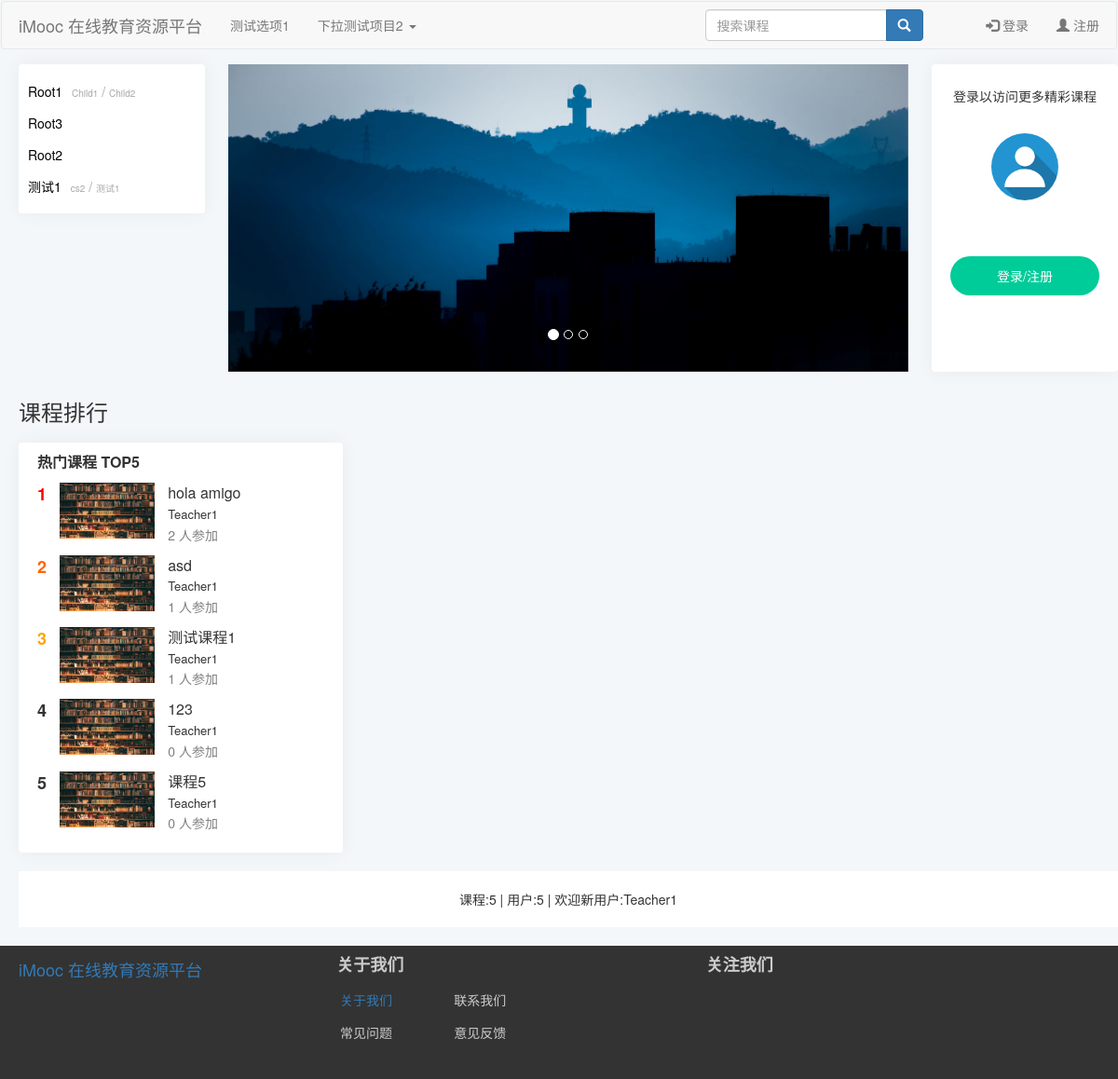
The app's page /, older data.
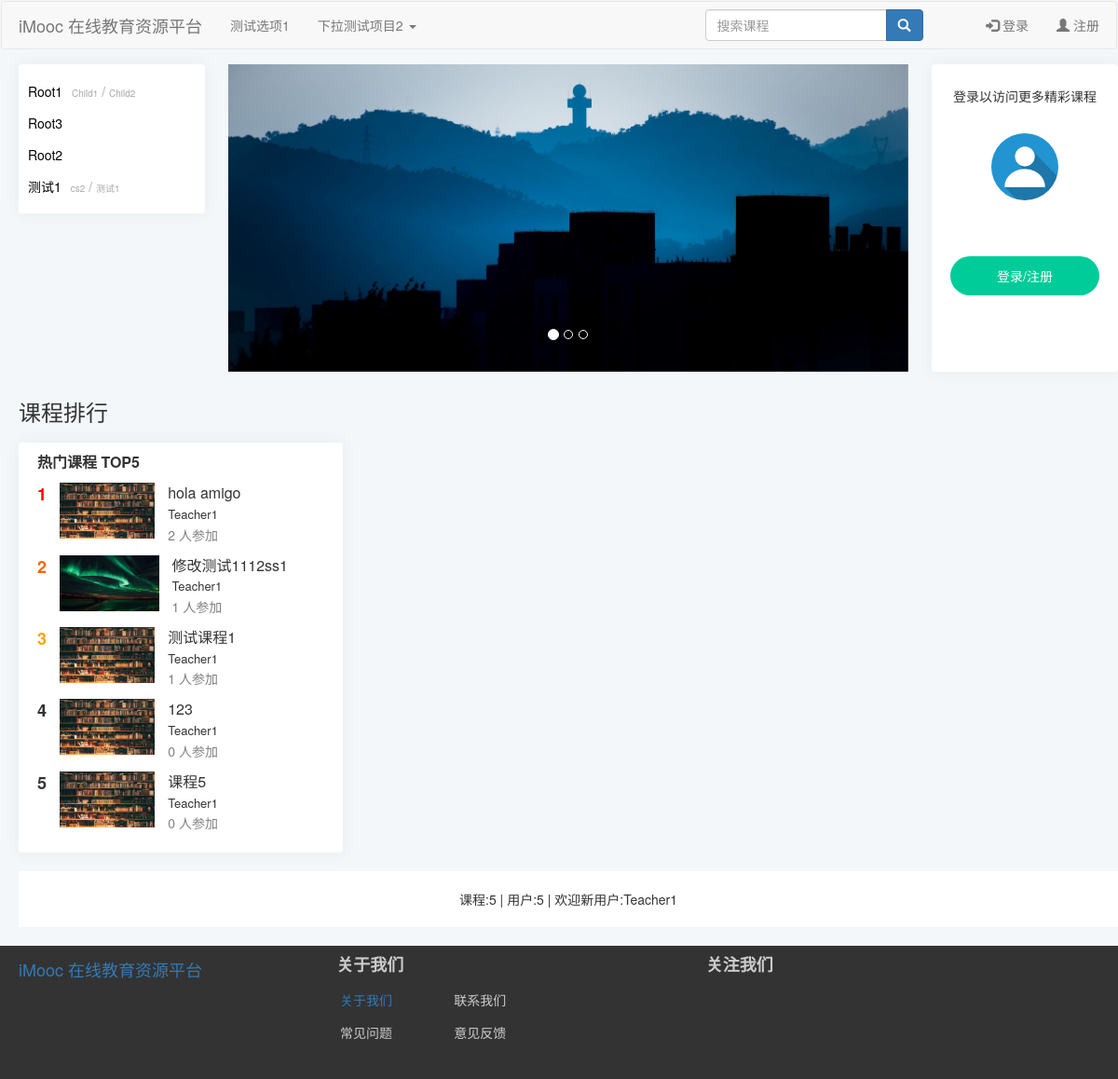
The same page, newer data.
### index/models.py (models this page shows, shortened)
class CourseCategory(models.Model):
    CategoryID = models.AutoField(primary_key=True,verbose_name='分类编号')
    CategoryName = models.CharField(verbose_name='分类名',max_length=64)
    Is_Root = models.BooleanField(verbose_name='根分类',default=True,editable=False)
    DisplayOrder = models.PositiveIntegerField(verbose_name='显示顺序',default=1)
    ParentID = models.ForeignKey(
        'self',
        on_delete=models.CASCADE,
        limit_choices_to={'Is_Root':1},
        null=True,
        blank=True,)
    def __str__(self) -> str:
        return self.CategoryName
    class Meta:
        ordering = ["-CategoryID"]
        verbose_name = '课程分类'
        verbose_name_plural = '课程分类'

class Course(models.Model):
    status = (
        ('1','未开课'),
        ('2','已开课'),
        ('3','已结课'),
    )
    Course_Name = models.CharField(verbose_name="课程名称",max_length=64)
    Course_Teacher = models.ForeignKey(
        'Users',
        on_delete=models.CASCADE,
        limit_choices_to={'access':'teacher'},
        null=True,
        blank=True,
    )
    Course_Info = models.TextField(verbose_name="课程说明",default='暂未设置')
    Course_Goal = models.TextField(verbose_name="课程目标",default='暂未设置')
    Grade_Requirements = models.TextField(verbose_name="成绩要求",default='暂未设置')
    Reference = models.TextField(verbose_name="参考资料",default='暂未设置')
    QA  = models.TextField(verbose_name="常见问题",null=True,blank=True,default='暂未设置')
    Course_Img = models.ImageField(verbose_name="课程图片",null=True,upload_to="Course_Img",blank=True,default='material/defaultCourseImage.jpg')
    Stu_Count = models.PositiveIntegerField(verbose_name="选课人数",default=0)
    Course_Chapter = models.TextField(verbose_name="课程章节",null=True,blank=True,default='[{"title":"New Node","key":"1"}]')
    Course_Category = models.ForeignKey(
        'CourseCategory',
        verbose_name="课程分类",
        on_delete=models.CASCADE,
        limit_choices_to={'Is_Root':0},
        null=True,
        blank=True,)
    View_Count = models.PositiveIntegerField(verbose_name="访问人数",default=0)
    Status = models.CharField(verbose_name="课程状态",max_length=16,choices=status,default='1')
    Starting_Time = models.DateTimeField(verbose_name="开课时间",auto_now_add=True)
    Ending_Time = models.DateTimeField(verbose_name="结课时间")
    class Meta:
        ordering = ["-Starting_Time"]
        verbose_name = '课程'
        verbose_name_plural = '课程'

class Users(models.Model):
    gender = (
        ('male','男'),
        ('female','女'),
        ('default','保密'),
    )
    access = (
        ('banned','封禁用户'),
        ('guest','访客'),
        ('student','学生'),
        ('teacher','教师'),
    )
    profile_picture = models.ImageField(verbose_name='头像',null=True,upload_to='avatar',blank=True,default='avatar/default-profile-picture.jpg')
    name = models.CharField(verbose_name='*用户名',max_length=128,unique=True,null=False)  #昵称
    real_name = models.CharField(verbose_name='真实姓名',max_length=64,null=True,blank=True) #真实姓名
    password = models.CharField(verbose_name='*密码',max_length=256,editable=False) #密码
    email = models.EmailField(verbose_name='*电子邮箱',unique=True)  #邮箱
    phone_number = models.CharField(verbose_name='手机号码',max_length=32,unique=True,null=True,blank=True)   #手机号码
    access = models.CharField(verbose_name='*权限等级',max_length=16,choices=access,default='guest')    #权限级别
    selected_courses = models.ManyToManyField('Course') #已选课程
    sex = models.CharField(verbose_name='*性别',max_length=32,choices=gender,default='default')   #性别
    create_time = models.DateTimeField(verbose_name='账号创建时间',auto_now_add=True)   #创建时间
    is_deleted = models.BooleanField(verbose_name='删除标记',default=False,editable=False) #删除标记
    def __str__(self) -> str:
        return self.name
    class Meta:
        ordering = ["-create_time"]
        verbose_name = '用户'
        verbose_name_plural = '用户'

### index/views.py (the view)
# urls.py: path('',include('index.urls')),
def index(request):
    rootlist,dict=VF.Get_Category()
    userCount,newestUser,courseCount = VF.Get_Website_Info().values() #locals()以字典形式返回所有局部变量，要用values()取出值，否则获取的为key
    recommendCourses = VF.Get_Recommend_Courses()
    return render(request, 'index/indexpage.html',locals())

### index/functions/viewFunction.py (called while the page is built)
def Get_Category(): #获取分类信息
    root = models.CourseCategory.objects.filter(Is_Root=True).order_by('DisplayOrder')
    rootlist=[]
    dict={}
    for i in range(root.count()):
        Child = models.CourseCategory.objects.filter(ParentID=root[i].CategoryID).order_by('DisplayOrder')
        ChildCategory = []
        for j in range(Child.count()):
            ChildCategory.append(str(Child[j]))
        rootlist.append(str(root[i]))
        dict[str(root[i])]=ChildCategory
    return rootlist,dict

def Get_Website_Info(): #获取网站统计数据
    userCount = models.Users.objects.all().count()
    newestUser = models.Users.objects.latest('create_time')
    courseCount = models.Course.objects.all().count()
    return locals() #locals()以字典形式返回所有局部变量

def Get_Recommend_Courses():    #获取课程排行信息
    recommendCourses = models.Course.objects.all().order_by('-Stu_Count')[:5]
    return recommendCourses

### index/templates/index/indexpage.html (shortened to what this page needs)
{% extends 'index/index.html' %}
{% load static %}
{% load threadedcomments_tags %}
    {% block extrastatic %}
    <link rel="stylesheet" type="text/css" href="{% static 'index/css/indexpage.css' %}">
    {% endblock %}
    {% block content %}
    <div class="container">
        <div class="category">
            <div id="category-container">
                {% for root,ChildCategory in dict.items %}
                <div class="content">
                    <a class="header" href="#">{{root}}</a>
                    {% for child in ChildCategory %}
                    <a class="item" href="#">{{child}}</a>
                    {% if not forloop.last %}
                    <p>/</p>
                    {% endif %}
                    {% endfor %}
                </div>
                {% endfor %}
            </div>
        </div>
        <div id="indexCarousel" class="carousel slide" data-ride="carousel">
            <ol class="carousel-indicators">
                <li data-target="#indexCarousel" data-slide-to="0" class="active"></li>
                <li data-target="#indexCarousel" data-slide-to="1"></li>
                <li data-target="#indexCarousel" data-slide-to="2"></li>
            </ol>
            <div class="carousel-inner">
                <div class="item active">
                    <img src="/media/material/AMD04661.jpg" alt="First slide">
                </div>
            </div>
        </div>
        <div class="userInfo">
            <div id="userInfo-container">
                {% if request.session.is_login == True %}
                <div class="avatar">
                    <img class="img-circle img-responsive" src="{{ request.session.avatar }}" width="72" height="72"
                        id="userInfo-avatar" alt="头像">
                </div>
                <div class="username">
                    <p>{{ request.session.user_name }}</p>
                </div>
                {% else %}
                <div class="info1">
                    <p>登录以访问更多精彩课程</p>
                </div>
                <div class="avatar">
                    <img class="img-circle img-responsive" src="/media/avatar/default-profile-picture.jpg" width="72"
                        height="72" id="userInfo-avatar" alt="头像">
                </div>
                <div class="loginRegister">
                    <p>登录/注册</p>
                </div>
                {% endif %}
            </div>
        </div>
    </div>
    <div class="CourseRank Container">
        <div class="CourseRankHeader">
            <h3>
                课程排行
            </h3>
        </div>
        <div class="Most-Popular Container">
            <span class="MPHeader">热门课程 TOP5</span>
            {% for course in recommendCourses %}
            <div class="MPContent">
                <span class="Rank{{forloop.counter}} RankNumber">{{forloop.counter}}</span>
                <img src="{{course.Course_Img.url}}" height="60px" class="courseImage">
                <div class="RankCourseInfo">
                    <p class="courseName">{{course.Course_Name}}</p>
                    <p class="Teacher">{{course.Course_Teacher}}</p>
                    <p class="stuCount">{{course.Stu_Count}} 人参加</p>
                </div>
            </div>
            {% endfor %}
        </div>
    </div>
    <div class="websiteInfo">
        <p>课程:{{courseCount}} | 用户:{{userCount}} | 欢迎新用户:{{newestUser}}</p>
    </div>
    {% endblock %}

### index/templates/index/index.html (shortened to what this page needs)
{% load static %}
<!DOCTYPE html>
<html class="widthauto">
<head>
	<link rel="stylesheet" href="https://cdn.staticfile.org/twitter-bootstrap/3.3.7/css/bootstrap.min.css">
	<link rel="stylesheet" type="text/css" href="{% static 'index/css/index.css' %}">
	{% block extrastatic %}
	{% endblock %}
</head>
<body>
	<div class="navbar head">
		<nav class="navbar navbar-default" role="navigation">
			<div class="container-fluid">
				<div class="navbar-header">
					<a class="navbar-brand" href="/index">iMooc 在线教育资源平台</a>
				</div>
				<div>
					<ul class="nav navbar-nav">
						<li><a href="#">测试选项1</a></li>
						<li class="dropdown">
							<a href="#" class="dropdown-toggle" data-toggle="dropdown">
								下拉测试项目2
								<b class="caret"></b>
							</a>
						</li>
					</ul>
					<div class="nav-right-part">
						<div class="nav-right-search navbar-left" id="nav-right-search">
							<form class="navbar-form" role="form">
								<div class="form-group">
									<div class="input-group">
										<input type="text" class="form-control visible-lg-block visible-md-block"
											placeholder="搜索课程">
										<span class="input-group-btn">
											<button class="btn btn-primary glyphicon glyphicon-search" type="button"
												id="search-btn"></button>
										</span>
									</div>
								</div>
							</form>
						</div>
						<div class="nav-right-login navbar-right" id="nav-right-login">
							{% if request.session.is_login == True %}
							<ul class="nav navbar-nav">
								<li class="dropdown">
									<a href="#" id="user-info" class="dropdown-toggle" data-toggle="dropdown"
										data-hover="dropdown" data-delay="100">
										{{ request.session.user_name }}
										<span class="user-avatar">
											<img class="img-circle img-responsive dropdown"
												src="{{ request.session.avatar }}" alt="" width="35" height="33"
												id="avatar" />
										</span>
									</a>
									<ul class="dropdown-menu" id="user-info-dropdown">
										<li><a href="/setting">设置</a></li>
										<li class="divider"></li>
										<li><a href="/logout/">退出</a></li>
									</ul>
								</li>
							</ul>
							{% else %}
							<ul class="nav navbar-nav">
								<li><a href="/login"><span class="glyphicon glyphicon-log-in"></span> 登录</a></li>
								<li><a href="/register"><span class="glyphicon glyphicon-user"></span> 注册</a></li>
							</ul>
							{% endif %}
						</div>
					</div>
				</div>
			</div>
		</nav>
	</div>
	<div class="container-fluid">
		{% block content %}
		{% endblock %}
	</div>
	<div class="infobar footer">
		<div id="footer">
			<div class="footer-logo">
				<a class="navbar-brand" href="/index">iMooc 在线教育资源平台</a>
			</div>
			<div class="footer-about col-lg-4 col-lg-offset-1">
				<h4 class="col-lg-12"><strong>关于我们</strong></h4>
				<h5 class="col-lg-4"><a href="/aboutus/">&nbsp;关于我们</a></h5>
				<h5 class="col-lg-5">&nbsp;联系我们</h5>
				<h5 class="col-lg-4">&nbsp;常见问题</h5>
				<h5 class="col-lg-5">&nbsp;意见反馈</h5>
			</div>
			<div class="footer-follow col-lg-offset-0 col-lg-2">
				<h4 class="col-lg-12 col-lg-offset-0"><strong>关注我们</strong></h4>
			</div>
		</div>
	</div>
</body>
</html>

### index/static/index/css/index.css (style rules this page uses)
body { background-color: #f3f7f9; }
.container-fluid { margin: 0 auto; width: 1190px; min-width: 1190px; }
.navbar-default { width: auto; }
#nav-right-search { position:relative; left: 280px }
.infobar { position: relative; width: auto; height: 143px; background-color:#333; }
#footer { width: auto; margin: 20px auto; width: 1190px; }
.footer h4 { color: #CCC; }
.footer h5 { color:#CCCCCC; }
#search-btn { position: relative; top: 0px; }

### index/static/index/css/indexpage.css (style rules this page uses)
.container { margin-top:-25px; margin-bottom:30px; margin-left:-15px; min-width:1190px; }
#indexCarousel { position: abs; float: right; right:205px; width: 730px; height: 330px; }
.carousel-inner .item img { width:730px; height: 330px; max-height:330px; }
.category { position: relative; float: left; width: auto; background-color: white; border-radius: 4px; box-shadow: 0 0 20px 0 rgb(12 1 4 / 5%); }
.category .header { margin-right:6px; font-size: 14px; color: black; }
.category .item { font-size: 10px; color: #a7a7a7; }
.category p { color: #a7a7a7; }
.category .content { width: 200px; height: 34px; line-height: 34px; padding: 0px 10px; white-space:nowrap; text-overflow:ellipsis; overflow:hidden; }
.category p { display:initial; }
#category-container { margin:12px 0; }
#userInfo-container { display:flex; flex-flow:column nowrap; align-items:center; position: relative; float: right; width: 200px; height:330px; left:750px; background-color: white; border-radius: 4px; box-shadow: 0 0 20px 0 rgb(12 1 4 / 5%); }
.avatar { position:relative; top:20px; text-align:center }
.info1 { position: relative; text-align: center; margin-top:24px; }
.loginRegister { position: relative; padding: 6px 50px; top:80px; text-align: center; background-color: rgb(0,204,153); cursor: pointer; border-radius:50px; }
.loginRegister p { position:relative; top:5px; color:#fff; }
.websiteInfo { display:flex; flex-flow:column nowrap; background-color: #fff; align-items:center; width:1180px; height:60px; }
.websiteInfo p { position:relative; top:20px; }
.Most-Popular { background-color:white; width:30%; margin:20px 0; padding:10px; border-radius: 4px; box-shadow: 0 0 20px 0 rgb(12 1 4 / 5%); }
.MPHeader { font-size:medium; font-weight:600; margin:10px; }
.MPContent { margin:10px; cursor: pointer; }
.RankNumber { font-size:large; font-weight:700; vertical-align:top; margin-right:10px; }
.Rank1 { color:red; }
.Rank2 { color:rgb(255,101,0); }
.Rank3 { color:orange; }
.RankCourseInfo { display:inline-grid; position:relative; vertical-align:top; margin-left:10px; }
.RankCourseInfo p { margin-bottom:2px; }
.courseName { font-size:medium; }
.Teacher { font-size:small; }
.stuCount { color:gray; }

Row changes from the older to the newer data that the page shows:
changed Course: Course_Img: picture added in place of a placeholder; Course_Name "asd" → "修改测试1112ss1"
